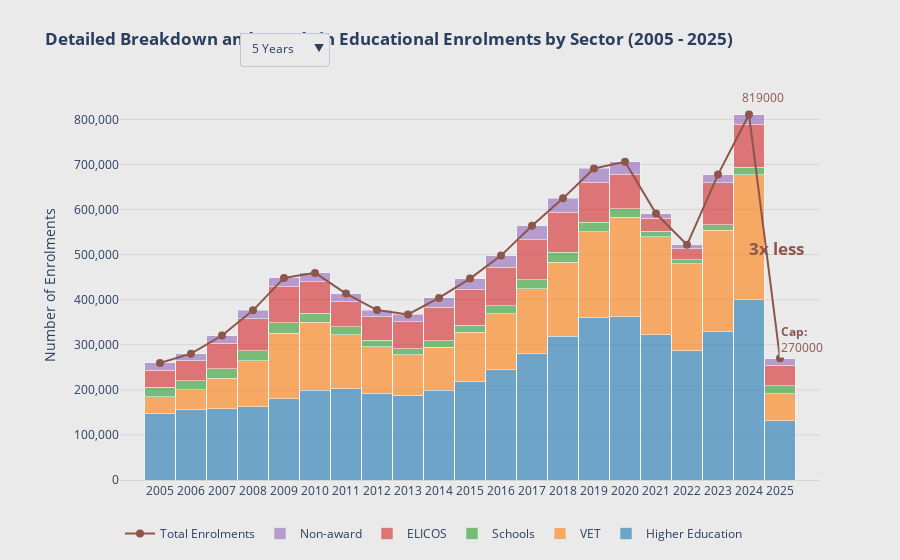

This figure's notebook cell:
### Code cell
import plotly.graph_objects as go
import pandas as pd

# Filter out "Grand Total" for bars, but keep it in the data for tooltips
df_bars = df_long[df_long['Sector'] != 'Grand Total']
df_grand_total = df_long[df_long['Sector'] == 'Grand Total']

# Define the figure
fig = go.Figure()

# Define colors for each sector
sector_colors = {
    'Higher Education': '#1f77b4',
    'VET': '#ff7f0e',
    'Schools': '#2ca02c',
    'ELICOS': '#d62728',
    'Non-award': '#9467bd',
    'Grand Total': '#8c564b'  # Color for Grand Total
}

# Add bars for each sector except "Grand Total"
for sector in df_bars['Sector'].unique():
    sector_data = df_bars[df_bars['Sector'] == sector]
    fig.add_trace(
        go.Bar(
            name=sector,
            x=sector_data['Year'],
            y=sector_data['Enrolments'],
            marker_color=sector_colors.get(sector, '#000000'),
            opacity=0.6,
            customdata=[df_grand_total[df_grand_total['Year'] == year]['Enrolments'].values[0] if not df_grand_total[df_grand_total['Year'] == year].empty else None for year in sector_data['Year']]
        )
    )

# Add line for "Grand Total"
fig.add_trace(
    go.Scatter(
        x=df_grand_total['Year'],
        y=df_grand_total['Enrolments'],
        mode='lines+markers',
        line=dict(color=sector_colors['Grand Total'], width=2),
        marker=dict(size=8),
        name='Total Enrolments',
        hovertemplate='%{y}<extra></extra>'
    )
)

# Update layout with dropdown buttons
fig.update_layout(
    title="<b>Detailed Breakdown and Trends in Educational Enrolments by Sector (2005 - 2025)</b>",
    showlegend=True,
    legend_orientation='h',
    margin=dict(t=90, b=30, l=120, r=80),
    barmode='stack',
    hovermode='x unified',
    template='plotly_white',
    paper_bgcolor='#eaeaea',
    plot_bgcolor='#eaeaea',
    hoverlabel=dict(
        bgcolor='#eaeaea'
    ),
    bargap=0.01,
    updatemenus=[
        {
            'buttons': [
                {
                    'label': '5 Years',
                    'method': 'update',
                    'args': [{'xaxis.range': [2005, 2009]}]
                },
                {
                    'label': '10 Years',
                    'method': 'update',
                    'args': [{'xaxis.range': [2005, 2014]}]
                },
                {
                    'label': 'All Time',
                    'method': 'update',
                    'args': [{'xaxis.range': [2005, 2025]}]
                }
            ],
            'direction': 'down',
            'showactive': True,
            'x': 0.17,
            'xanchor': 'left',
            'y': 1.15,
            'yanchor': 'top'
        }
    ]
)

fig.update_xaxes(
    linecolor='#d6d6d6',
    tickformat='%Y'
)

fig.update_yaxes(
    tickformat=',',
    gridcolor='#d6d6d6',
    title='Number of Enrolments'
)

# Add annotation
fig.add_annotation(
    x=0.98,
    y=0.56,
    xref='paper',
    yref='paper',
    text="<b>3x less<b>",
    showarrow=False,
    align='left',
    font=dict(size=17, color='#8c564b'),
    xanchor='right',
    yanchor='bottom'
)

# Add annotation
fig.add_annotation(
    x=0.9,
    y=0.93,
    xref='paper',
    yref='paper',
    text="819000",
    showarrow=True,
    arrowhead=2,  # Style of the arrow
    arrowsize=1,  # Size of the arrow
    arrowwidth=1.5,  # Width of the arrow
    arrowcolor='#a8a8a8',  # Color of the arrow
    align='left',
    font=dict(size=12, color='#8c564b'),
    bgcolor='#eaeaea',  # Background color of the annotation
    xanchor='left',
    yanchor='top',
    standoff=10  # Distance of the annotation from the arrow
)

# Add annotation
fig.add_annotation(
    x=0.956,
    y=0.33,
    xref='paper',
    yref='paper',
    text="<b>Cap:</b><br>270000",
    showarrow=True,
    arrowhead=2,  # Style of the arrow
    arrowsize=1,  # Size of the arrow
    arrowwidth=1.5,  # Width of the arrow
    arrowcolor='#a8a8a8',  # Color of the arrow
    align='left',
    font=dict(size=12, color='#8c564b'),
    bgcolor='#eaeaea',  # Background color of the annotation
    xanchor='left',
    yanchor='top',
    standoff=10  # Distance of the annotation from the arrow
)

fig.show()

# Save the figure
fig.write_html('educational_enrolments.html')

### Figure 1 — Plotly figure (JSON) as saved in the notebook; plotly's stock layout.template omitted (floating-point values rounded to 4 significant figures)
{"data": [{"customdata": [259640, 280371, 320500, 376363, 448421, 459541, 413601, 377094, 367405, 403924, 446829, 497868, 564159, 624893, 691180, 706095, 591270, 521831, 677640, 810960, 270000], "marker": {"color": "#1f77b4"}, "name": "Higher Education", "opacity": 0.6, "type": "bar", "x": ["2005", "2006", "2007", "2008", "2009", "2010", "2011", "2012", "2013", "2014", "2015", "2016", "2017", "2018", "2019", "2020", "2021", "2022", "2023", "2024", "2025"], "y": [148535, 155387, 158515, 162656, 179973, 199341, 202447, 192683, 187502, 199471, 217801, 244541, 280136, 319486, 360440, 362442, 322527, 286336, 330549, 399427, 132000]}, {"customdata": [259640, 280371, 320500, 376363, 448421, 459541, 413601, 377094, 367405, 403924, 446829, 497868, 564159, 624893, 691180, 706095, 591270, 521831, 677640, 810960, 270000], "marker": {"color": "#ff7f0e"}, "name": "VET", "opacity": 0.6, "type": "bar", "x": ["2005", "2006", "2007", "2008", "2009", "2010", "2011", "2012", "2013", "2014", "2015", "2016", "2017", "2018", "2019", "2020", "2021", "2022", "2023", "2024", "2025"], "y": [35975, 45413, 67240, 101475, 146150, 150376, 120350, 102500, 90181, 95489, 109880, 124276, 143687, 164042, 189922, 220211, 216966, 193065, 223382, 278032, 59700]}, {"customdata": [259640, 280371, 320500, 376363, 448421, 459541, 413601, 377094, 367405, 403924, 446829, 497868, 564159, 624893, 691180, 706095, 591270, 521831, 677640, 810960, 270000], "marker": {"color": "#2ca02c"}, "name": "Schools", "opacity": 0.6, "type": "bar", "x": ["2005", "2006", "2007", "2008", "2009", "2010", "2011", "2012", "2013", "2014", "2015", "2016", "2017", "2018", "2019", "2020", "2021", "2022", "2023", "2024", "2025"], "y": [21294, 19914, 21038, 23033, 22917, 20253, 17205, 14996, 14068, 14118, 15766, 18252, 20383, 22074, 21360, 19266, 12644, 8868, 11882, 16325, 17800]}, {"customdata": [259640, 280371, 320500, 376363, 448421, 459541, 413601, 377094, 367405, 403924, 446829, 497868, 564159, 624893, 691180, 706095, 591270, 521831, 677640, 810960, 270000], "marker": {"color": "#d62728"}, "name": "ELICOS", "opacity": 0.6, "type": "bar", "x": ["2005", "2006", "2007", "2008", "2009", "2010", "2011", "2012", "2013", "2014", "2015", "2016", "2017", "2018", "2019", "2020", "2021", "2022", "2023", "2024", "2025"], "y": [37499, 43516, 57071, 71159, 80544, 70314, 56006, 51857, 59383, 74660, 79937, 84651, 88478, 87995, 89375, 76627, 28684, 25197, 93675, 95913, 45600]}, {"customdata": [259640, 280371, 320500, 376363, 448421, 459541, 413601, 377094, 367405, 403924, 446829, 497868, 564159, 624893, 691180, 706095, 591270, 521831, 677640, 810960, 270000], "marker": {"color": "#9467bd"}, "name": "Non-award", "opacity": 0.6, "type": "bar", "x": ["2005", "2006", "2007", "2008", "2009", "2010", "2011", "2012", "2013", "2014", "2015", "2016", "2017", "2018", "2019", "2020", "2021", "2022", "2023", "2024", "2025"], "y": [16337, 16141, 16636, 18040, 18837, 19257, 17593, 15058, 16271, 20186, 23445, 26148, 31475, 31296, 30083, 27549, 10449, 8365, 18152, 21263, 14200]}, {"hovertemplate": "%{y}<extra></extra>", "line": {"color": "#8c564b", "width": 2}, "marker": {"size": 8}, "mode": "lines+markers", "name": "Total Enrolments", "type": "scatter", "x": ["2005", "2006", "2007", "2008", "2009", "2010", "2011", "2012", "2013", "2014", "2015", "2016", "2017", "2018", "2019", "2020", "2021", "2022", "2023", "2024", "2025"], "y": [259640, 280371, 320500, 376363, 448421, 459541, 413601, 377094, 367405, 403924, 446829, 497868, 564159, 624893, 691180, 706095, 591270, 521831, 677640, 810960, 270000]}], "layout": {"annotations": [{"align": "left", "font": {"color": "#8c564b", "size": 17}, "showarrow": false, "text": "<b>3x less<b>", "x": 0.98, "xanchor": "right", "xref": "paper", "y": 0.56, "yanchor": "bottom", "yref": "paper"}, {"align": "left", "arrowcolor": "#a8a8a8", "arrowhead": 2, "arrowsize": 1, "arrowwidth": 1.5, "bgcolor": "#eaeaea", "font": {"color": "#8c564b", "size": 12}, "showarrow": true, "standoff": 10, "text": "819000", "x": 0.9, "xanchor": "left", "xref": "paper", "y": 0.93, "yanchor": "top", "yref": "paper"}, {"align": "left", "arrowcolor": "#a8a8a8", "arrowhead": 2, "arrowsize": 1, "arrowwidth": 1.5, "bgcolor": "#eaeaea", "font": {"color": "#8c564b", "size": 12}, "showarrow": true, "standoff": 10, "text": "<b>Cap:</b><br>270000", "x": 0.956, "xanchor": "left", "xref": "paper", "y": 0.33, "yanchor": "top", "yref": "paper"}], "bargap": 0.01, "barmode": "stack", "hoverlabel": {"bgcolor": "#eaeaea"}, "hovermode": "x unified", "legend": {"orientation": "h"}, "margin": {"b": 30, "l": 120, "r": 80, "t": 90}, "paper_bgcolor": "#eaeaea", "plot_bgcolor": "#eaeaea", "showlegend": true, "title": {"text": "<b>Detailed Breakdown and Trends in Educational Enrolments by Sector (2005 - 2025)</b>"}, "updatemenus": [{"buttons": [{"args": [{"xaxis.range": [2005, 2009]}], "label": "5 Years", "method": "update"}, {"args": [{"xaxis.range": [2005, 2014]}], "label": "10 Years", "method": "update"}, {"args": [{"xaxis.range": [2005, 2025]}], "label": "All Time", "method": "update"}], "direction": "down", "showactive": true, "x": 0.17, "xanchor": "left", "y": 1.15, "yanchor": "top"}], "xaxis": {"linecolor": "#d6d6d6", "tickformat": "%Y"}, "yaxis": {"gridcolor": "#d6d6d6", "tickformat": ",", "title": {"text": "Number of Enrolments"}}}}
